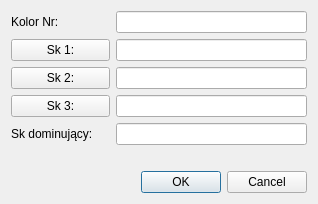
<?xml version="1.0" encoding="UTF-8"?>
<ui version="4.0">
 <class>nowyKolorDialog</class>
 <widget class="QDialog" name="nowyKolorDialog">
  <property name="geometry">
   <rect>
    <x>0</x>
    <y>0</y>
    <width>318</width>
    <height>204</height>
   </rect>
  </property>
  <property name="windowTitle">
   <string>Dodaj kolor</string>
  </property>
  <layout class="QVBoxLayout" name="verticalLayout">
   <item>
    <layout class="QFormLayout" name="formLayout">
     <item row="0" column="0">
      <widget class="QLabel" name="label_7">
       <property name="text">
        <string>Kolor Nr:</string>
       </property>
       <property name="alignment">
        <set>Qt::AlignLeading|Qt::AlignLeft|Qt::AlignVCenter</set>
       </property>
      </widget>
     </item>
     <item row="0" column="1">
      <widget class="QLineEdit" name="spinBox"/>
     </item>
     <item row="1" column="1">
      <widget class="QLineEdit" name="lineEditSk1">
       <property name="readOnly">
        <bool>true</bool>
       </property>
      </widget>
     </item>
     <item row="2" column="1">
      <widget class="QLineEdit" name="lineEditSk2">
       <property name="readOnly">
        <bool>true</bool>
       </property>
      </widget>
     </item>
     <item row="3" column="1">
      <widget class="QLineEdit" name="lineEditSk3">
       <property name="readOnly">
        <bool>true</bool>
       </property>
      </widget>
     </item>
     <item row="4" column="0">
      <widget class="QLabel" name="label_4">
       <property name="text">
        <string>&lt;html&gt;&lt;head/&gt;&lt;body&gt;&lt;p&gt;Sk dominujący:&lt;/p&gt;&lt;/body&gt;&lt;/html&gt;</string>
       </property>
      </widget>
     </item>
     <item row="4" column="1">
      <widget class="QLineEdit" name="lineEditSkDominujacy">
       <property name="styleSheet">
        <string notr="true"/>
       </property>
      </widget>
     </item>
     <item row="1" column="0">
      <widget class="QPushButton" name="pushButton_2">
       <property name="sizePolicy">
        <sizepolicy hsizetype="Minimum" vsizetype="Minimum">
         <horstretch>0</horstretch>
         <verstretch>0</verstretch>
        </sizepolicy>
       </property>
       <property name="minimumSize">
        <size>
         <width>99</width>
         <height>22</height>
        </size>
       </property>
       <property name="maximumSize">
        <size>
         <width>36</width>
         <height>36</height>
        </size>
       </property>
       <property name="toolTip">
        <string>Dodaj klienta</string>
       </property>
       <property name="text">
        <string>Sk 1:</string>
       </property>
       <property name="icon">
        <iconset resource="zasoby.qrc">
         <normaloff>:/zasoby/add.png</normaloff>:/zasoby/add.png</iconset>
       </property>
       <property name="iconSize">
        <size>
         <width>15</width>
         <height>26</height>
        </size>
       </property>
       <property name="autoDefault">
        <bool>false</bool>
       </property>
      </widget>
     </item>
     <item row="2" column="0">
      <widget class="QPushButton" name="pushButton_3">
       <property name="sizePolicy">
        <sizepolicy hsizetype="Minimum" vsizetype="Minimum">
         <horstretch>0</horstretch>
         <verstretch>0</verstretch>
        </sizepolicy>
       </property>
       <property name="minimumSize">
        <size>
         <width>99</width>
         <height>22</height>
        </size>
       </property>
       <property name="maximumSize">
        <size>
         <width>36</width>
         <height>36</height>
        </size>
       </property>
       <property name="toolTip">
        <string>Dodaj klienta</string>
       </property>
       <property name="text">
        <string>Sk 2:</string>
       </property>
       <property name="icon">
        <iconset resource="zasoby.qrc">
         <normaloff>:/zasoby/add.png</normaloff>:/zasoby/add.png</iconset>
       </property>
       <property name="iconSize">
        <size>
         <width>15</width>
         <height>26</height>
        </size>
       </property>
       <property name="autoDefault">
        <bool>false</bool>
       </property>
      </widget>
     </item>
     <item row="3" column="0">
      <widget class="QPushButton" name="pushButton_4">
       <property name="sizePolicy">
        <sizepolicy hsizetype="Minimum" vsizetype="Minimum">
         <horstretch>0</horstretch>
         <verstretch>0</verstretch>
        </sizepolicy>
       </property>
       <property name="minimumSize">
        <size>
         <width>99</width>
         <height>22</height>
        </size>
       </property>
       <property name="maximumSize">
        <size>
         <width>36</width>
         <height>36</height>
        </size>
       </property>
       <property name="toolTip">
        <string>Dodaj klienta</string>
       </property>
       <property name="text">
        <string>Sk 3:</string>
       </property>
       <property name="icon">
        <iconset resource="zasoby.qrc">
         <normaloff>:/zasoby/add.png</normaloff>:/zasoby/add.png</iconset>
       </property>
       <property name="iconSize">
        <size>
         <width>15</width>
         <height>26</height>
        </size>
       </property>
       <property name="autoDefault">
        <bool>false</bool>
       </property>
      </widget>
     </item>
    </layout>
   </item>
   <item>
    <widget class="QDialogButtonBox" name="buttonBox">
     <property name="orientation">
      <enum>Qt::Horizontal</enum>
     </property>
     <property name="standardButtons">
      <set>QDialogButtonBox::Cancel|QDialogButtonBox::Ok</set>
     </property>
    </widget>
   </item>
  </layout>
 </widget>
 <tabstops>
  <tabstop>spinBox</tabstop>
  <tabstop>lineEditSk1</tabstop>
  <tabstop>lineEditSk2</tabstop>
  <tabstop>lineEditSk3</tabstop>
  <tabstop>lineEditSkDominujacy</tabstop>
 </tabstops>
 <resources>
  <include location="zasoby.qrc"/>
 </resources>
 <connections/>
</ui>
